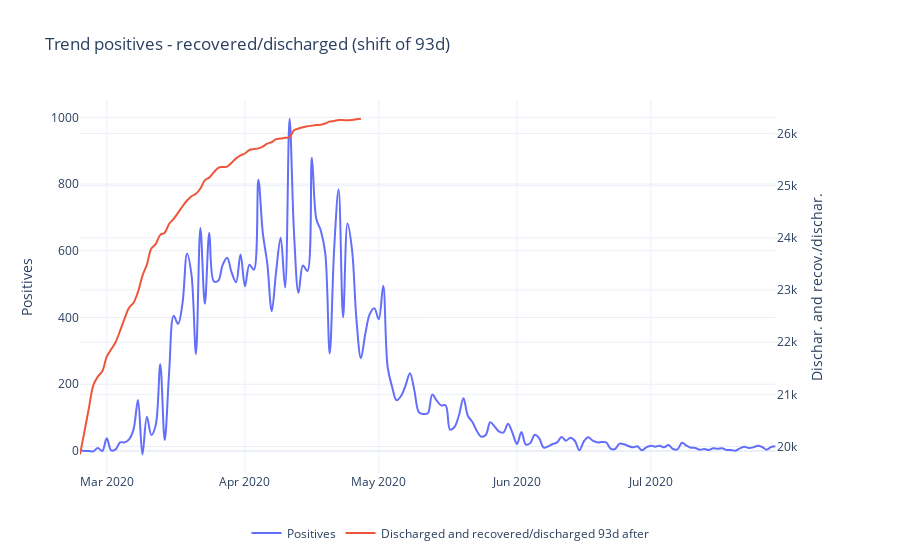

Notebook cell for this chart:
### Code cell
fig = make_subplots(specs=[[{'secondary_y': True}]])
fig.add_trace(
    go.Scatter(x=dpc_regioni_firstw['data'], y=dpc_regioni_firstw['nuovi_positivi'], \
               name='Positives', line_shape='spline'),
    secondary_y=False,
)
fig.add_trace(
    go.Scatter(x=dpc_regioni_firstw['data'], y=dpc_regioni_firstw['dimessi_guariti_giorno'].shift(-giorni_max_cor_healing), \
               name='Discharged and recovered/discharged ' + str(giorni_max_cor_healing) + 'd after', line_shape='spline'),
    secondary_y=True,
)

fig.update_layout(
    title_text='Trend positives - recovered/discharged (shift of ' + str(giorni_max_cor_healing) + 'd)'
)

fig.update_yaxes(title_text='Positives', secondary_y=False)
fig.update_yaxes(title_text='Dischar. and recov./dischar.', secondary_y=True)
fig.update_layout(template='plotly_white')

fig.update_layout(legend=dict(
    orientation="h",
    yanchor="bottom",
    y=-.2,
    xanchor="center",
    x=.5
))
fig.show()

### Figure 1 — Plotly figure (JSON) as saved in the notebook; plotly's stock layout.template omitted (floating-point values rounded to 4 significant figures; data arrays with more than 128 entries replaced by an {"elided": "..."} marker saying what was removed)
{"data": [{"line": {"shape": "spline"}, "name": "Positives", "type": "scatter", "x": {"elided": "157 str values"}, "xaxis": "x", "y": {"elided": "157 int values"}, "yaxis": "y"}, {"line": {"shape": "spline"}, "name": "Discharged and recovered/discharged 93d after", "type": "scatter", "x": {"elided": "157 str values"}, "xaxis": "x", "y": {"elided": "157 int values"}, "yaxis": "y2"}], "layout": {"legend": {"orientation": "h", "x": 0.5, "xanchor": "center", "y": -0.2, "yanchor": "bottom"}, "title": {"text": "Trend positives - recovered/discharged (shift of 93d)"}, "xaxis": {"anchor": "y", "domain": [0, 0.94]}, "yaxis": {"anchor": "x", "domain": [0, 1], "title": {"text": "Positives"}}, "yaxis2": {"anchor": "x", "overlaying": "y", "side": "right", "title": {"text": "Dischar. and recov./dischar."}}}}
